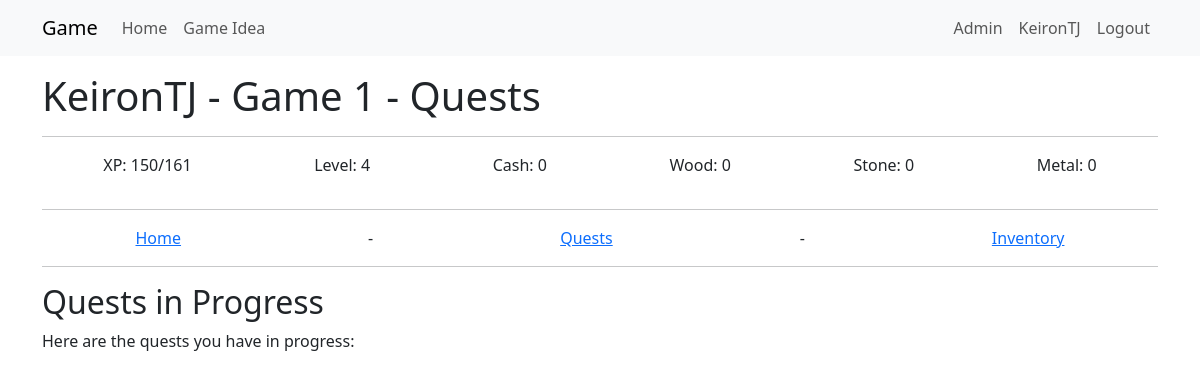
The app's page /building_quests/1 (signed in), older data.
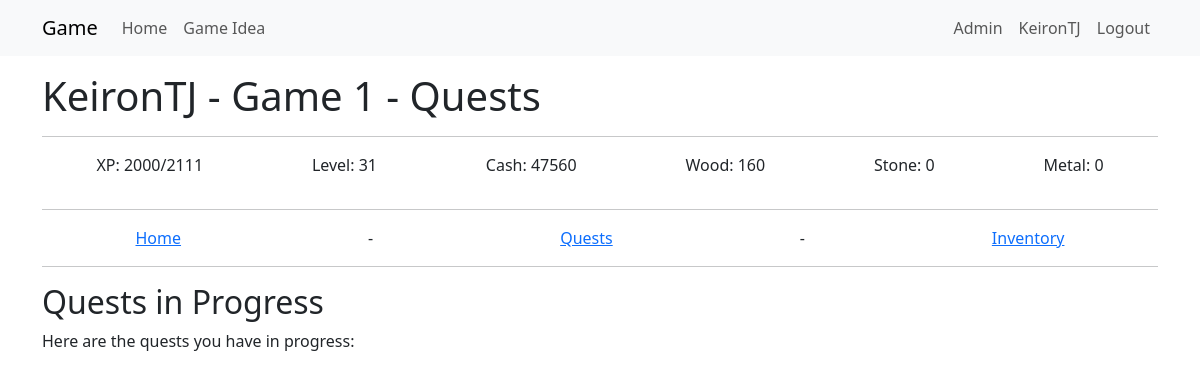
The same page, newer data.
### app/models.py (models this page shows)
class Game(db.Model):
    __tablename__ = 'game'
    id = db.Column(db.Integer, primary_key=True)
    user_id = db.Column(db.Integer, db.ForeignKey('user.id'), nullable=False)
    game_name = db.Column(db.String(64))
    game_exists = db.Column(db.Boolean, default=True)
    entry_date = db.Column(db.DateTime, default=datetime.now(timezone.utc))
    xp = db.Column(db.Integer, default=0)
    level = db.Column(db.Integer, default=0)
    cash = db.Column(db.Integer, default=0)
    wood = db.Column(db.Integer, default=0)
    stone = db.Column(db.Integer, default=0)
    metal = db.Column(db.Integer, default=0)
    next_level_xp_required = db.Column(db.Integer, default=110)
    user = db.relationship("User", back_populates="game")
    inventories = db.relationship("InventoryUser", back_populates="game")
    quest_progress = db.relationship("QuestProgress", back_populates="game")
    building_progress = db.relationship("BuildingProgress", back_populates="game")
    resource_logs = db.relationship("ResourceLog", back_populates="game")

### app/game/routes.py (the view)
@bp.route('/building_quests/<game_id>', methods=['GET', 'POST'])
@login_required
def building_quests(game_id):
    game = Game.query.filter_by(id=game_id).first()
    quests = QuestProgress.query.filter_by(game_id=game_id).all()
    return render_template("game/buildings/building_quests.html",
                           title='Quests',
                           game=game,
                           quests=quests)

### app/models.py (called while the page is built)
@login.user_loader
def load_user(id):
    return db.session.get(User, int(id))

    def is_admin(self):
        return 'admin' in [role.name for role in self.role]

### app/templates/game/buildings/building_quests.html (shortened to what this page needs)
{% extends "game/game_base.html" %}
{% block content2 %}
<div>
	<h2>Quests in Progress</h2>
	<p>Here are the quests you have in progress:</p>
	</div>
{% endblock content2 %}

### app/templates/game/game_base.html
{% extends "base.html" %}
{% block content %}
<h1>  {{ game.user.username }} - {{ game.game_name }} - {{ title }}  </h1>
<hr>
<div style="display: flex; justify-content: space-around;">
    <p>XP: {{ game.xp }}/{{game.next_level_xp_required}}</p>
    <p>Level: {{ game.level}}</p>
    <p>Cash: {{ game.cash }}</p>
    <p>Wood: {{ game.wood }}</p>
    <p>Stone: {{ game.stone }}</p>
    <p>Metal: {{ game.metal }}</p>
</div>
<hr>
<div style="display: flex; justify-content: space-around;">
    <a href="{{ url_for('game.play', game_id=game.id) }}">Home</a> -
    <a href="{{ url_for('game.building_quests', game_id=game.id) }}">Quests</a> -
    <a href="{{ url_for('game.building_inventory', game_id=game.id) }}"> Inventory </a>
</div>
<hr>
{% block content2 %}  {% endblock content2 %}
{% endblock content %}

Row changes from the older to the newer data that the page shows:
changed Game "Game 1": xp "150" → "2000"; next_level_xp_required "161" → "2111"; level "4" → "31"; cash "0" → "47560"; wood "0" → "160"
